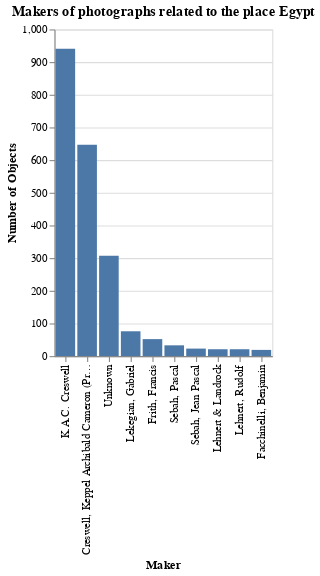

Notebook cell for this chart:
### Code cell
#Case study V&A Museum: Search, Filter, Cluster
#Did the V&A Museum collect photos of the most popular photographers working in WANA?
#cluster_type=maker

import requests
import pandas as pd
import altair as alt

req = requests.get('https://api.vam.ac.uk/v2/objects/clusters/search?cluster_type=maker&id_technique=AAT54225&id_place=x29512&made_after_year=1840&made_before_year=1950')
object_data = req.json()
object_clusters = object_data["clusters"]
materials = object_clusters["maker"]["terms"]

materials_df = pd.DataFrame(materials[0:10])
alt.Chart(materials_df, title="Makers of photographs related to the place Egypt").mark_bar().encode(
    x=alt.X('value', sort='-y', title='Maker'),
    y=alt.Y('count', title='Number of Objects'))

### Figure 1 — Vega-Lite specification as saved in the notebook (floating-point values rounded to 4 significant figures)
{"config": {"view": {"continuousWidth": 400, "continuousHeight": 300}}, "data": {"name": "data-ea0f203a5d72ecc09f478347b94ae87c"}, "mark": "bar", "encoding": {"x": {"field": "value", "sort": "-y", "title": "Maker", "type": "nominal"}, "y": {"field": "count", "title": "Number of Objects", "type": "quantitative"}}, "title": "Makers of photographs related to the place Egypt", "$schema": "https://vega.github.io/schema/vega-lite/v4.17.0.json", "datasets": {"data-ea0f203a5d72ecc09f478347b94ae87c": [{"id": "AUTH334543", "value": "K.A.C. Creswell", "count": 941, "count_max_error": 0}, {"id": "AUTH334543", "value": "Creswell, Keppel Archibald Cameron (Professor Sir)", "count": 647, "count_max_error": 0}, {"id": "A1848", "value": "Unknown", "count": 307, "count_max_error": 0}, {"id": "AUTH332695", "value": "Lekegian, Gabriel", "count": 76, "count_max_error": 0}, {"id": "A6403", "value": "Frith, Francis", "count": 52, "count_max_error": 0}, {"id": "A16341", "value": "Sebah, Pascal", "count": 33, "count_max_error": 0}, {"id": "AUTH333899", "value": "Sebah, Jean Pascal", "count": 23, "count_max_error": 0}, {"id": "AUTH382369", "value": "Lehnert & Landrock", "count": 21, "count_max_error": 0}, {"id": "AUTH382370", "value": "Lehnert, Rudolf", "count": 21, "count_max_error": 0}, {"id": "AUTH334488", "value": "Facchinelli, Benjamin", "count": 19, "count_max_error": 0}]}}
